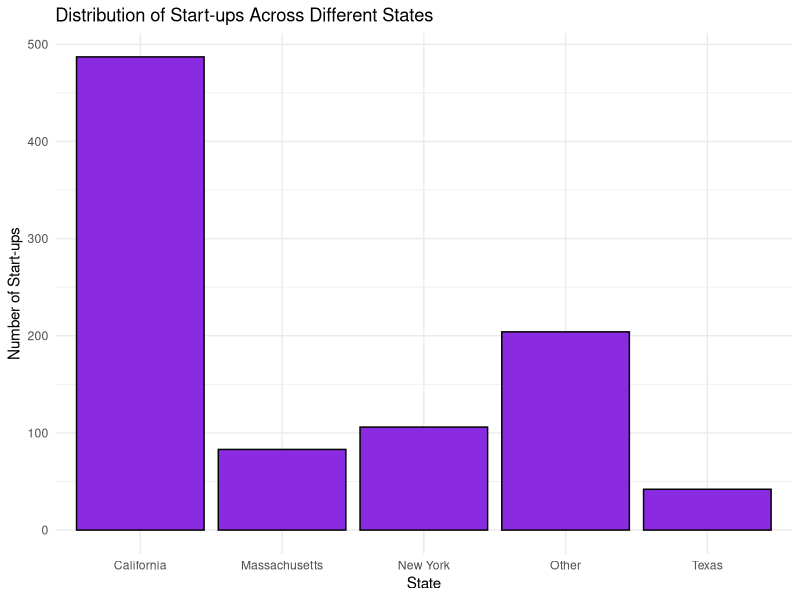
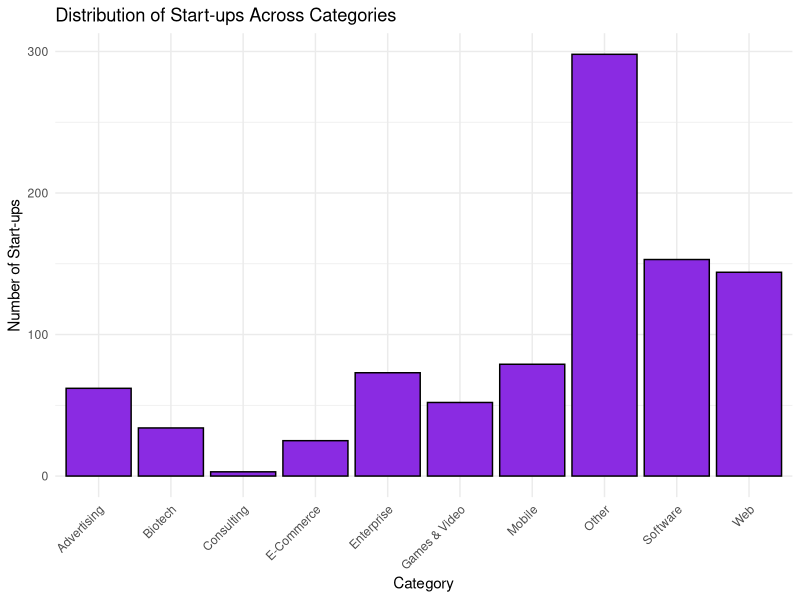
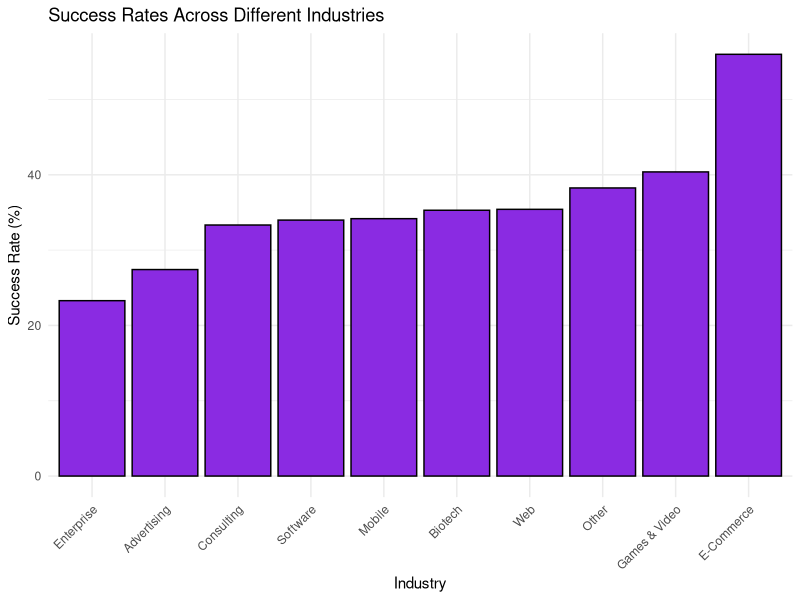
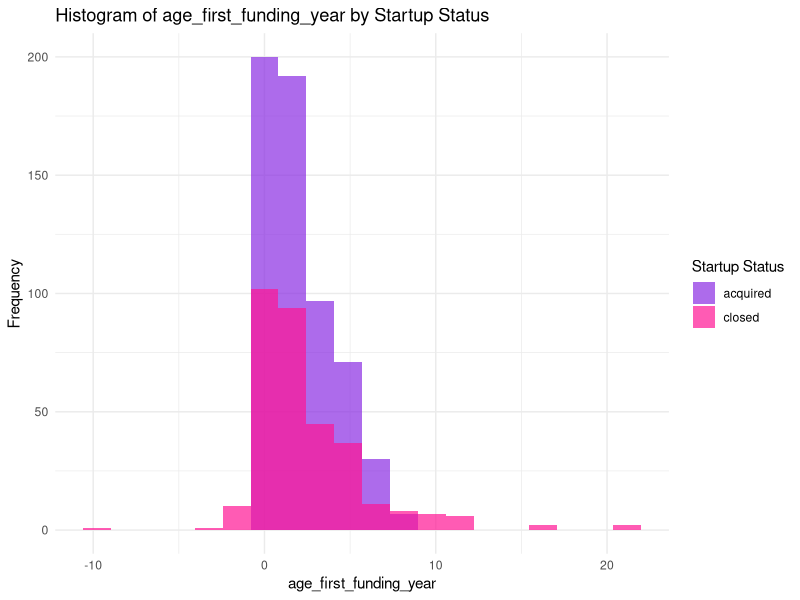
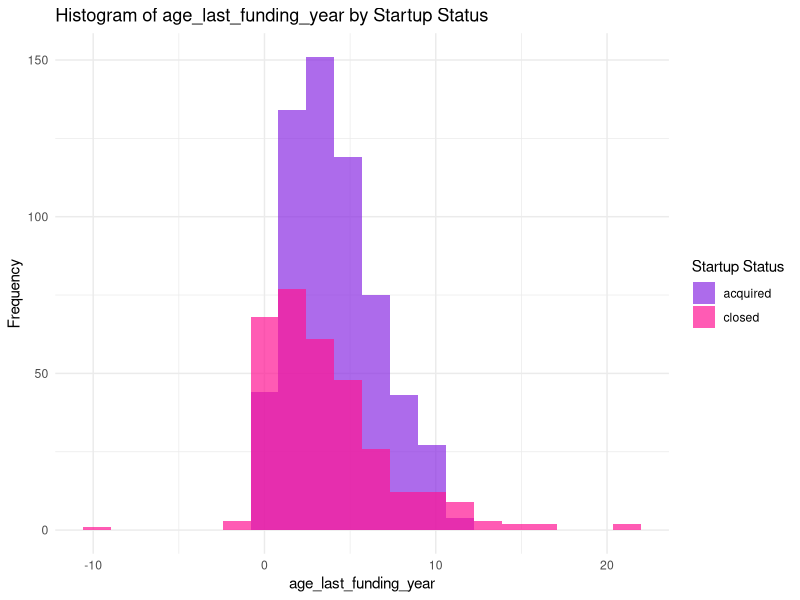
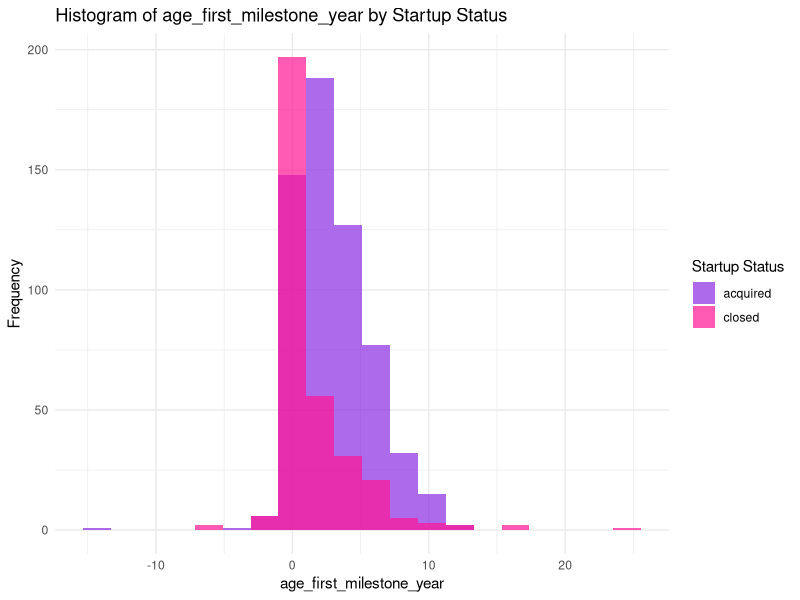
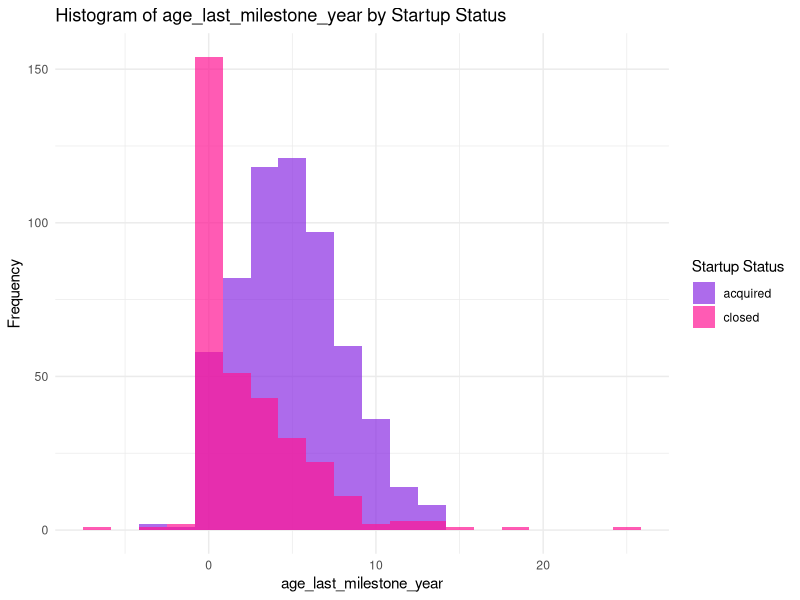
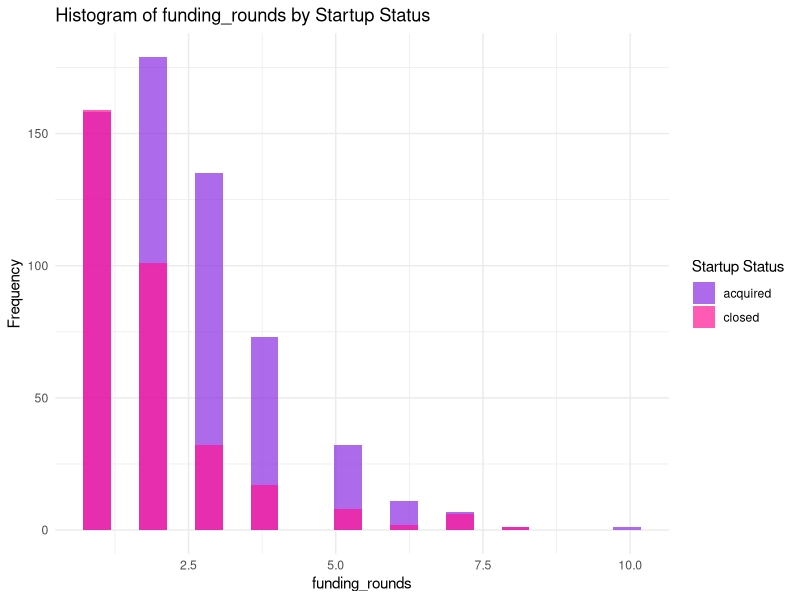

The R source for these figures, in order:
## ---- chunk 1
knitr::opts_chunk$set(echo = TRUE)
## ---- chunk 2
library(readxl) # Read excel files
library(ggplot2) # Visualizations
library(dplyr) # Data manipulation 
library(corrplot) # Correlation matrices
library(caret) # Machine learning 
library(lubridate) # Dates and times
library(skimr)  # An automated EDA tool
library(stats) # Stat functions 
library(boot) # Bootstrap resampling 
library(tidyr)
## ---- chunk 3
start_up <- read_excel("StartupDataCleanedR.xlsx")
## ---- chunk 4
summary(start_up)
str(start_up)
skim(start_up)
## ---- chunk 5
# Check if there are missing values in "closed_at" for rows where "is_acquired" is TRUE
missing_closed <- is.na(start_up$closed_at[start_up$is_acquired == 1])

# Count the number of TRUE values (missing "closed_at" for acquired startups)
missing_count <- sum(missing_closed)

# Print the count of missing values
print(paste("Number of missing 'closed_at' for acquired startups:", missing_count))

# Check if both columns have NA's for the same records
same_na_rows <- sum(is.na(start_up$age_first_milestone_year) & is.na(start_up$age_last_milestone_year))

# Print the number of rows where both columns have NA's
print(paste("Number of rows 'age_first_milestone_year' & 'age_last_milestone_year' columns both have NA's:", same_na_rows))


## ---- chunk 6
# This creates a vector for the binary variables
binary_vars <- c("labels", "is_CA", "is_NY", "is_MA", "is_TX", "is_otherstate", "is_software", "is_web", "is_mobile", "is_enterprise", "is_advertising", "is_gamesvideo", "is_ecommerce", "is_biotech", "is_consulting", "is_othercategory", "is_top500", "is_acquired", "is_closed")

# Change binary_vars to factors
start_up[binary_vars] <- lapply(start_up[binary_vars], as.factor)

# Convert founded_year to integer
start_up$founded_year <- as.integer(start_up$founded_year)

# Drop state_code.1. "Nearly" duplicate of state_code. It's identical with the exception of one missing value. 
start_up <- start_up[, !names(start_up) %in%
                       "state_code.1"]

# Drop closed_at column
start_up <- start_up[, !names(start_up) %in% 
                       "closed_at"]

# Convert NA's to zeros
start_up$age_first_milestone_year[is.na(start_up$age_first_milestone_year)] <- 0
start_up$age_last_milestone_year[is.na(start_up$age_last_milestone_year)] <- 0

# Add is_acquired_num, is_closed_num and is_top500_num columns to startup dataset
start_up$is_acquired_num <- as.numeric(as.factor(start_up$is_acquired))
start_up$is_closed_num <- as.numeric(as.factor(start_up$is_closed))
start_up$is_top500_num <- as.numeric(as.factor(start_up$is_top500))

## ---- chunk 7
state_counts <- apply(start_up[, c("is_CA", "is_NY", "is_MA", "is_TX", "is_otherstate")], 2, function(x) sum(x == 1))

# Create data frame
state_data <- data.frame(State = c("California", "New York", "Massachusetts", "Texas", "Other"), Count = state_counts)

#  Barplot
ggplot(state_data, aes(x = State, y = Count)) +
  geom_bar(stat = "identity", fill = "blueviolet", color = "black") +
  labs(title = "Distribution of Start-ups Across Different States",
       x = "State", y = "Number of Start-ups") +
  theme_minimal() +
  scale_x_discrete(labels = c("is_CA" = "California",
                              "is_NY" = "New York",
                              "is_MA" = "Massachusetts",
                              "is_TX" = "Texas",
                              "is_otherstate" = "Other")) 

state_data$Proportion <- state_data$Count / sum(state_data$Count) * 100

state_data

## ---- chunk 8
# Category counts
category_counts <- apply(start_up[, c("is_software",
                              "is_web",
                              "is_mobile",
                              "is_enterprise",
                              "is_advertising",
                              "is_gamesvideo",
                              "is_ecommerce",
                              "is_biotech",
                              "is_consulting",
                              "is_othercategory")], 2, function(x) sum(x == 1))

# Create data frame
category_data <- data.frame(Category = c("Software", "Web", "Mobile", "Enterprise", "Advertising", "Games & Video", "E-Commerce", "Biotech", "Consulting", "Other"), Count = category_counts)

# Barplot
ggplot(category_data, aes(x = Category, y = Count)) +
  geom_bar(stat = "identity", fill = "blueviolet", color = "black") +
  labs(title = "Distribution of Start-ups Across Categories",
       x = "Category", y = "Number of Start-ups") +
  theme_minimal() +
  scale_x_discrete(labels = c("is_software" = "Software",
                              "is_web" = "Web",
                              "is_mobile" = "Mobile",
                              "is_enterprise" = "Enterprise",
                              "is_advertising" = "Advertising",
                              "is_gamesvideo" = "Games & Video",
                              "is_ecommerce" = "E-Commerce",
                              "is_biotech" = "Biotech",
                              "is_consulting" = "Consulting",
                              "is_othercategory" = "Other")) +
  theme(axis.text.x = element_text(angle = 45, hjust = 1))

category_data$Proportion <- category_data$Count / sum(category_data$Count) * 100

category_data
## ---- chunk 9
# Select numerical variables of interest
numerical_vars <- c("age_first_funding_year", "age_last_funding_year", "age_first_milestone_year", 
                    "age_last_milestone_year", "funding_rounds", "funding_total_usd", "is_top500_num")

# Create an empty data frame to store correlation coefficients and p-values
correlation_results <- data.frame(Variable = character(), Correlation = numeric(), P_Value = numeric(), stringsAsFactors = FALSE)

# Calculate correlation coefficients and p-values for each numerical variable
for (var in numerical_vars) {
  # Calculate correlation coefficient
  correlation <- cor(start_up[[var]], start_up$is_acquired_num)
  
  # Calculate p-value
  cor_test <- cor.test(start_up$is_acquired_num, start_up[[var]])
  p_value <- cor_test$p.value
  
  # Store results in the data frame
  correlation_results <- rbind(correlation_results, data.frame(Variable = var, Correlation = correlation, P_Value = p_value))
}

# Print correlation coefficients and p-values
print(correlation_results)
## ---- chunk 10
# Name columns
industry_columns <- c("is_software" = "Software",
                      "is_web" = "Web",
                      "is_mobile" = "Mobile",
                      "is_enterprise" = "Enterprise",
                      "is_advertising" = "Advertising",
                      "is_gamesvideo" = "Games & Video",
                      "is_ecommerce" = "E-Commerce",
                      "is_biotech" = "Biotech",
                      "is_consulting" = "Consulting",
                      "is_othercategory" = "Other")

# Initialize vectors
success_rates <- numeric(length(industry_columns))
industry_names <- character(length(industry_columns))

# Calculate success rates for each industry (loop)
for (i in seq_along(industry_columns)) {
  industry_name <- names(industry_columns)[i]
  industry_label <- industry_columns[industry_name]
  
  # Filter successful startups for the current industry
  successful_startups <- subset(start_up, start_up$is_acquired_num == 1 & start_up[[industry_name]] == 1)
  
  # Calculate success rate for the current industry
  success_rate <- nrow(successful_startups) / sum(start_up[[industry_name]] == 1)  # Divide count of successful startups by total startups in the industry
  
  # Store success rate and industry names
  success_rates[i] <- success_rate
  industry_names[i] <- industry_label
}

# Combine industry names and success rates into a data frame
industry_success_rates <- data.frame(Industry = industry_names, Success_Rate = success_rates)

# Find the highest success rate 
highest_success_rate <- industry_success_rates[which.max(industry_success_rates$Success_Rate), ]

# If the highest success rate is "Other", find the second-highest
if (highest_success_rate$Industry == "Other") {
  highest_success_rate <- industry_success_rates[order(-industry_success_rates$Success_Rate), ][2, ]
}

# Find the lowest success rate 
lowest_success_rate <- industry_success_rates[which.min(industry_success_rates$Success_Rate), ]

# Display the highest success rate
print(paste("Industry with the highest success rate:", highest_success_rate$Industry, "(", round(highest_success_rate$Success_Rate * 100, 2), "%)"))

# Display the lowest success rate
print(paste("Industry with the lowest success rate:", lowest_success_rate$Industry, "(", round(lowest_success_rate$Success_Rate * 100, 2), "%)"))


# Barplot
ggplot(industry_success_rates, aes(x = reorder(Industry, Success_Rate), y = Success_Rate * 100)) +
  geom_bar(stat = "identity", fill = "blueviolet", color = "black") +
  labs(title = "Success Rates Across Different Industries",
       x = "Industry", y = "Success Rate (%)") +
  theme_minimal() +
  theme(axis.text.x = element_text(angle = 45, hjust = 1))

## ---- chunk 11
# Filter acquired startups
acquired_count <- sum(start_up$status == "acquired")

# Filter closed startups
closed_count <- sum(start_up$status == "closed")

# Calculate proportions
total_startups <- nrow(start_up)
acquired_proportion <- acquired_count / total_startups * 100
closed_proportion <- closed_count / total_startups * 100

# Round to 2 decimal places
acquired_proportion <- round(acquired_proportion, 2)
closed_proportion <- round(closed_proportion, 2)

print(paste("Proportion of startups that are acquired:", acquired_proportion, "%"))
print(paste("Proportion of startups that are closed:", closed_proportion, "%"))

## ---- chunk 12
# Calculate counts
acquired_startups <- start_up[start_up$is_acquired == 1, ]
closed_startups <- start_up[start_up$is_closed == 1, ]

# Table
acquired_state_counts <- table(acquired_startups$state_code)
closed_state_counts <- table(closed_startups$state_code)

# Create data frames 
acquired_state_data <- data.frame(State1 = names(acquired_state_counts), 'Acquired Count' = acquired_state_counts)
closed_state_data <- data.frame(State2 = names(closed_state_counts), 'Closed Count' = closed_state_counts)

# Merge data frames
combined_state_data <- merge(acquired_state_data, closed_state_data, by.x = "State1", by.y = "State2", all = TRUE)

# Name columns
colnames(combined_state_data)[colnames(combined_state_data) == "Acquired Count.x"] <- "Acquired Count"
colnames(combined_state_data)[colnames(combined_state_data) == "Closed Count.y"] <- "Closed Count"

print(subset(combined_state_data, select = -c(Acquired.Count.Var1, Closed.Count.Var1)))
## ---- chunk 13
# Contingency table
contingency_table <- table(combined_state_data$State1, combined_state_data$`Acquired.Count.Freq`)

# Fisher's exact test
fisher_test <- fisher.test(contingency_table)

print(fisher_test)
## ---- chunk 14
# Calculate mean funding rounds for acquired start-ups
mean_funding_rounds_acquired <- round(mean(start_up$funding_rounds[start_up$is_acquired == 1], na.rm = TRUE), 2)

# Calculate mean funding rounds for closed start-ups
mean_funding_rounds_closed <- round(mean(start_up$funding_rounds[start_up$is_closed == 1], na.rm = TRUE), 2)

cat("Mean funding rounds for acquired start-ups: ", mean_funding_rounds_acquired, "\n")
cat("Mean funding rounds for closed start-ups: ", mean_funding_rounds_closed, "\n")
## ---- chunk 15
# Define the variables
sign_vars <- c("age_first_funding_year", "age_last_funding_year", 
               "age_first_milestone_year", "age_last_milestone_year", 
               "funding_rounds")

startup_colors <- c("closed" = "deeppink", "acquired" = "blueviolet")
## ---- chunk 16
# Histograms
histogram_plots <- lapply(sign_vars, function(var) {
  ggplot(start_up, aes(x = !!sym(var), fill = status)) +
    geom_histogram(position = "identity", alpha = 0.7, bins = 20) +
    labs(title = paste("Histogram of", var, "by Startup Status"),
         x = var,
         y = "Frequency",
         fill = "Startup Status") +
    scale_fill_manual(values = startup_colors) +
    theme_minimal()
})

# Print histograms
print(histogram_plots)

## ---- chunk 17
# Violin Plots
violin_plots <- lapply(sign_vars, function(var) {
  ggplot(start_up, aes(x = status, y = !!sym(var), fill = status)) +
    geom_violin(trim = FALSE) +
    labs(title = paste("Violin Plot of", var, "by Startup Status"),
         x = "Startup Status",
         y = var,
         fill = "Startup Status") +
    scale_fill_manual(values = startup_colors) +
    theme_minimal()
})
print(violin_plots)
## ---- chunk 18
# Grouped boxplots
boxplot_plots <- lapply(sign_vars, function(var) {
  ggplot(start_up, aes(x = status, y = !!sym(var), fill = status)) +
    geom_boxplot() +
    labs(title = paste("Grouped Boxplot of", var, "by Startup Status"),
         x = "Startup Status",
         y = var,
         fill = "Startup Status") +
    scale_fill_manual(values = startup_colors) +
    theme_minimal()
})

# Print the plots
print(boxplot_plots)

